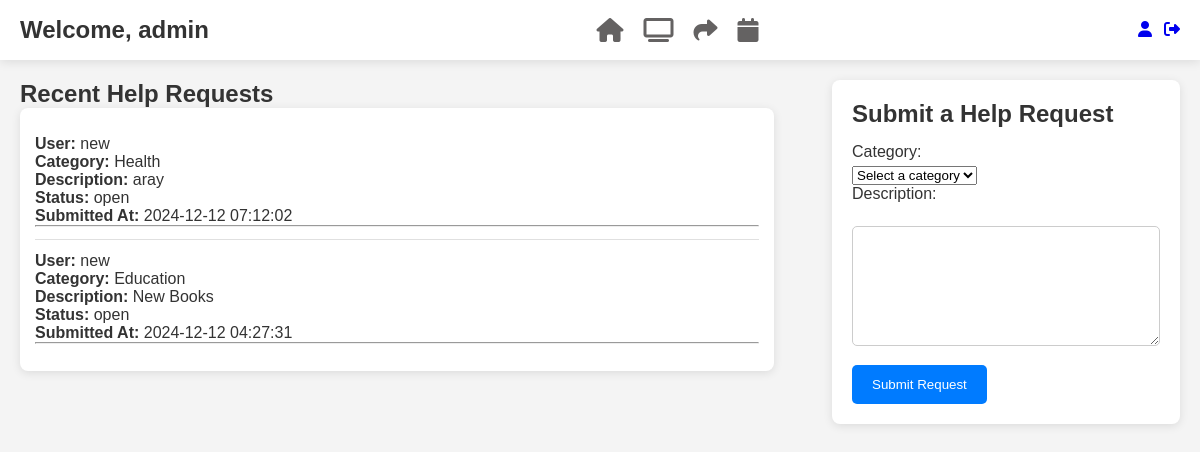
/?page=help_requests (signed in), run on an earlier commit of the app's database.
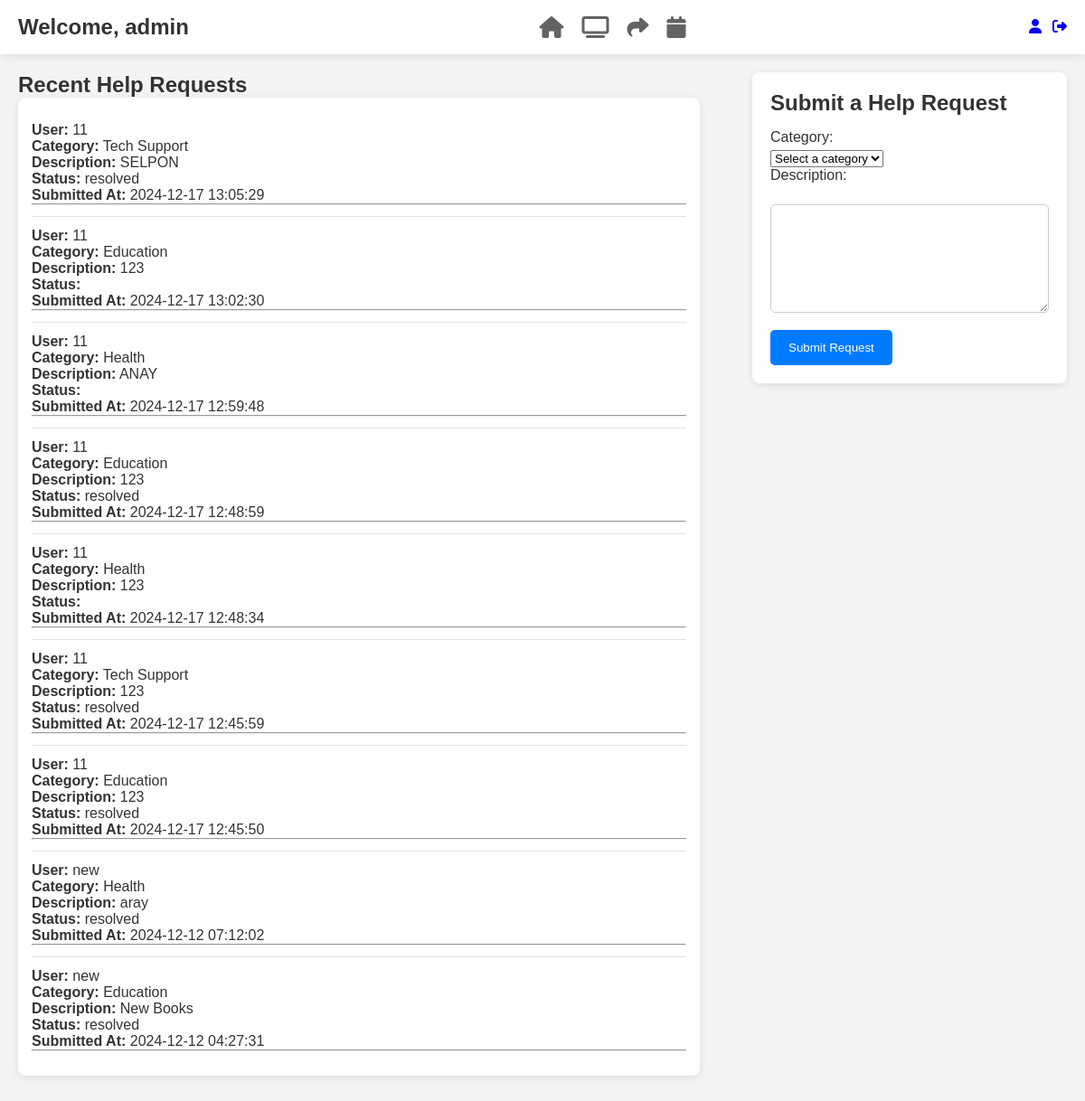
And on a later commit of the database.
### tables this page shows
CREATE TABLE `help_requests` (
  `id` int(11) NOT NULL,
  `user` varchar(255) NOT NULL,
  `user_id` int(11) NOT NULL,
  `category` enum('Education','Health','Tech Support','Other') NOT NULL,
  `description` text NOT NULL,
  `status` enum('open','resolved') DEFAULT 'open',
  `created_at` timestamp NOT NULL DEFAULT current_timestamp()
);

CREATE TABLE `users` (
  `id` int(11) NOT NULL,
  `name` varchar(100) NOT NULL,
  `email` varchar(100) NOT NULL,
  `password` varchar(255) NOT NULL,
  `created_at` timestamp NOT NULL DEFAULT current_timestamp(),
  `reset_token` varchar(255) DEFAULT NULL,
  `token_expiry` datetime DEFAULT NULL,
  `role` enum('admin','member') DEFAULT 'member',
  `status` enum('active','inactive') DEFAULT 'active'
);

### index.php (called while the page is built, shortened)
<?php
require_once './app/core/Router.php';
$router = new Router();
$router->route();
?>

### app/controllers/HelpRequestController.php (called while the page is built, shortened)
<?php
require_once __DIR__ . '/../models/HelpRequestModel.php';
class HelpRequestController {
    private $helpRequestModel;
    public function __construct() {
        $database = new Database();
        $pdo = $database->connect();
        $this->helpRequestModel = new HelpRequestModel($pdo);
    }
    public function getHelpRequests() {
        try {
            return $this->helpRequestModel->getAllHelpRequests();
        } catch (Exception $e) {
            error_log("Error fetching help requests: " . $e->getMessage());
            return [];
        }
    }
}

### app/models/HelpRequestModel.php (called while the page is built, shortened)
<?php
class HelpRequestModel {
    private $pdo;
    public function __construct($pdo) {
        $this->pdo = $pdo;
    }
    public function getAllHelpRequests() {
        $stmt = $this->pdo->query("
            SELECT hr.id, hr.category, hr.description, hr.status, hr.created_at, u.name AS user_name
            FROM help_requests hr
            JOIN users u ON hr.user_id = u.id
            ORDER BY hr.created_at DESC
        ");
        return $stmt->fetchAll(PDO::FETCH_ASSOC);
    }
}

### app/views/help_requests_list.php (the view, shortened to what this page needs)
<?php
require_once __DIR__ . '/../controllers/HelpRequestController.php';
$helpRequestController = new HelpRequestController();
$helpRequestController->handleFormSubmission();
$helpRequests = $helpRequestController->getHelpRequests();
?>
<!DOCTYPE html>
<html lang="en">
<head>
    <link rel="stylesheet" href="https://cdnjs.cloudflare.com/ajax/libs/font-awesome/6.7.1/css/all.min.css"
 />
    <link rel="stylesheet" href="./public/assets/helpStyle.css">
</head>
<body>
<div class="container">
<nav>
        <div class="nav-left">
            <h1>Welcome, <?= htmlspecialchars($_SESSION['user']['name']); ?></h1>
        </div>
        <div class="nav-center">
            <a href="?page=dashboard"><i class="fa-solid fa-house"></i></a>
            <a href="?page=help_requests"><i class="fa-solid fa-tv"></i></a>
            <a href="?page=resource_sharing"><i class="fa-solid fa-share"></i></a>
            <a href="?page=events"><i class="fa-solid fa-calendar"></i></a>
        </div>
        <div class="nav-right">
    <a href="?page=profile"><i class="fa-solid fa-user"></i></a>
    <a href="?page=logout" onclick="return confirmLogout();"><i class="fa-solid fa-right-from-bracket"></i></a>
</div>
    </nav>
    <div class="main-content">
        <div class="main-left">
            <h2>Recent Help Requests</h2>
            <div class="posts">
                <ul>
                    <?php if (!empty($helpRequests)): ?>
                        <?php foreach ($helpRequests as $request): ?>
                            <li>
                                <strong>User:</strong> <?= htmlspecialchars($request['user_name']) ?><br>
                                <strong>Category:</strong> <?= htmlspecialchars($request['category']) ?><br>
                                <strong>Description:</strong> <?= htmlspecialchars($request['description']) ?><br>
                                <strong>Status:</strong> <?= htmlspecialchars($request['status']) ?><br>
                                <strong>Submitted At:</strong> <?= htmlspecialchars($request['created_at']) ?><br>
                                <hr>
                            </li>
                        <?php endforeach; ?>
                    <?php else: ?>
                        <p>No help requests found.</p>
                    <?php endif; ?>
                </ul>
            </div>
        </div>
        <div class="main-right">
            <div class="create-post">
                <h2>Submit a Help Request</h2>
                <form action="?page=help_requests" method="POST">
                    <label for="category">Category:</label>
                    <select name="category" id="category" required>
                        <option value="" disabled selected>Select a category</option>
                    </select>
                    <br>
                    <label for="description">Description:</label><br>
                    <textarea id="description" name="description" required></textarea>
                    <br>
                    <button type="submit">Submit Request</button>
                </form>
            </div>
        </div>
    </div>
</div>
</body>
</html>

### app/core/Router.php (shortened to what this page needs)
<?php
require_once __DIR__ . '/../controllers/HelpRequestController.php';
class Router {
     public function route() {
        $page = strtolower($_GET['page'] ?? 'login');
        $routeHandlers = [
            'login' => 'handleLogin',
            'help_requests' => 'handleHelpRequests',
            'dashboard' => 'handleDashboard',
            'admindashboard' => 'handleAdminDashboard',
            'register' => 'handleRegister',
            'profile' => 'handleProfileView',
            'logout' => 'handleLogout',
            'events' => 'handleEvents',
            'create_event' => 'handleCreateEvent',
            'resource_sharing' => 'handleResourceSharing',
            'create_post' => 'handleCreatePost',
            'approve_request' => 'handleApproveRequest',
            'reject_request' => 'handleRejectRequest',
        ];
        if (isset($routeHandlers[$page])) {
            $this->{$routeHandlers[$page]}();
        } else {
            $this->show404();
        }
    }
    private function handleHelpRequests() {
        $controller = new HelpRequestController();
        $controller->handleFormSubmission();
        $helpRequests = $controller->getHelpRequests();
        $this->loadView('help_requests_list.php', ['helpRequests' => $helpRequests]);
    }
    private function loadView($viewFile, $data = []) {
        extract($data);
        $rootPath = dirname(__DIR__, 2);
        $fullPath = $rootPath . '/app/views/' . $viewFile;
        if (file_exists($fullPath)) {
            include $fullPath;
        } else {
            echo "View file not found: $fullPath<br>";
            $this->show404();
        }
    }
}
?>

### public/assets/helpStyle.css (style rules this page uses)
* { margin: 0; padding: 0; box-sizing: border-box; }
body { background: #f4f4f4; color: #333; font-family: 'Arial', sans-serif; }
nav { width: 100%; height: 60px; display: flex; align-items: center; justify-content: space-between; background: #ffffff; box-shadow: 0 2px 10px rgba(0, 0, 0, 0.1); position: fixed; z-index: 1000; top: 0; padding: 0 20px; }
.nav-left { display: flex; align-items: center; }
.nav-left h1 { font-size: 1.5em; }
.nav-center { display: flex; align-items: center; }
.nav-center a { margin-left: 20px; text-decoration: none; }
.nav-center i { font-size: 24px; color: #646262; transition: color 0.3s; }
.nav-right { display: flex; align-items: center; }
.nav-right a { margin-left: 12px; }
.main-content { display: flex; justify-content: space-between; margin-top: 60px; padding: 20px; }
.main-left { width: 65%; margin-right: 20px; }
.main-right { width: 30%; margin-left: 20px; }
.create-post { width: 100%; background: #ffffff; padding: 20px; border-radius: 8px; box-shadow: 0 2px 10px rgba(0, 0, 0, 0.1); margin-bottom: 20px; }
.create-post h2 { margin-bottom: 15px; }
.create-post label { display: block; margin-bottom: 5px; }
.create-post textarea { width: 100%; height: 120px; padding: 12px; border: 1px solid #ccc; border-radius: 5px; margin-bottom: 15px; font-size: 16px; }
.create-post button { background: #007bff; color: #fff; border: none; padding: 12px 20px; border-radius: 5px; cursor: pointer; transition: background 0.3s; }
.posts { width: 100%; display: flex; flex-direction: column; align-items: flex-start; background: #ffffff; box-shadow: 0 2px 10px rgba(0, 0, 0, 0.1); margin-bottom: 20px; border-radius: 8px; padding: 15px; }
.posts ul { list-style-type: none; width: 100%; }
.posts li { padding: 12px 0; border-bottom: 1px solid #e0e0e0; transition: background 0.3s; }
.posts li:last-child { border-bottom: none; }

What changed in the data, as far as the page shows it:
added help_requests: user.name "11", category "Tech Support", description "SELPON", status "resolved", created_at "2024-12-17 13:05:29"
added help_requests: user.name "11", category "Education", description "123", created_at "2024-12-17 13:02:30"
added help_requests: user.name "11", category "Health", description "ANAY", created_at "2024-12-17 12:59:48"
added help_requests: user.name "11", category "Education", description "123", status "resolved", created_at "2024-12-17 12:48:59"
added help_requests: user.name "11", category "Health", description "123", created_at "2024-12-17 12:48:34"
added help_requests: user.name "11", category "Tech Support", description "123", status "resolved", created_at "2024-12-17 12:45:59"
added help_requests: user.name "11", category "Education", description "123", status "resolved", created_at "2024-12-17 12:45:50"
changed help_requests "aray": status "open" → "resolved"
changed help_requests "New Books": status "open" → "resolved"
